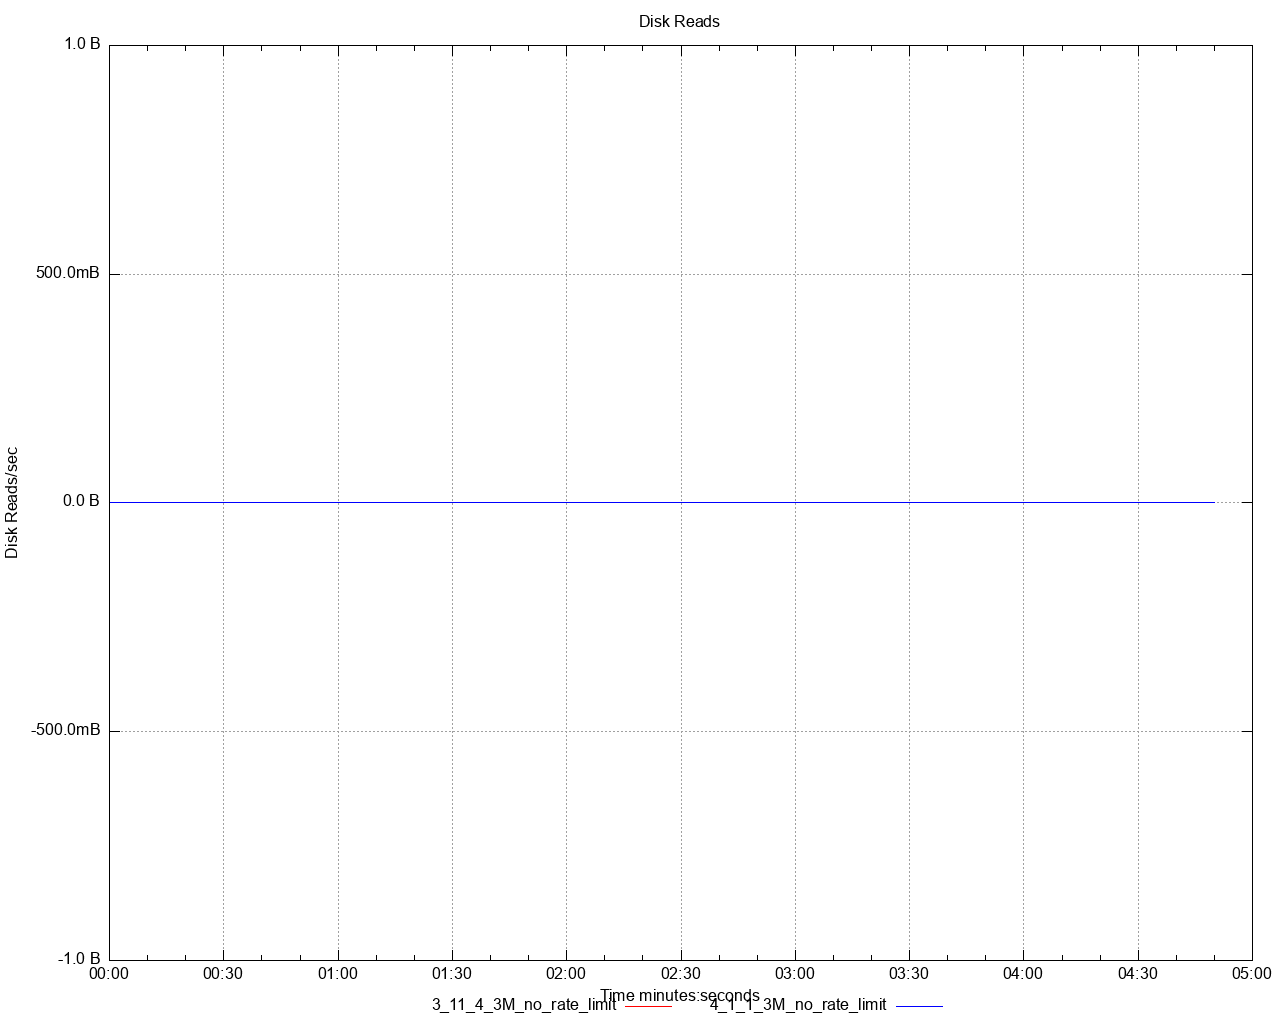

Recreate this plot in gnuplot.
set title 'Disk Reads' noenhanced
set style data lines
set datafile separator ","
set terminal png size 1280,1024
set grid
set key below
set xdata time
set timefmt "%s"
offset = 0
t0(x)=(offset=($0==0) ? x : offset, x - offset)
set xlabel 'Time minutes:seconds'
set ylabel 'Disk Reads/sec'
set format y '%.1s%cB'
set output '/Users/ahmet.mircik/simulator/tests/report_3M_no_rate_limit/dstat/disk_read_A2.png'
plot \
   '/Users/ahmet.mircik/simulator/tests/report_3M_no_rate_limit/data/disk_read_A2_1.data' using (t0(timecolumn(1))):2 title "3_11_4_3M_no_rate_limit" noenhanced lt rgb "red", \
   '/Users/ahmet.mircik/simulator/tests/report_3M_no_rate_limit/data/disk_read_A2_2.data' using (t0(timecolumn(1))):2 title "4_1_1_3M_no_rate_limit" noenhanced lt rgb "blue", \
